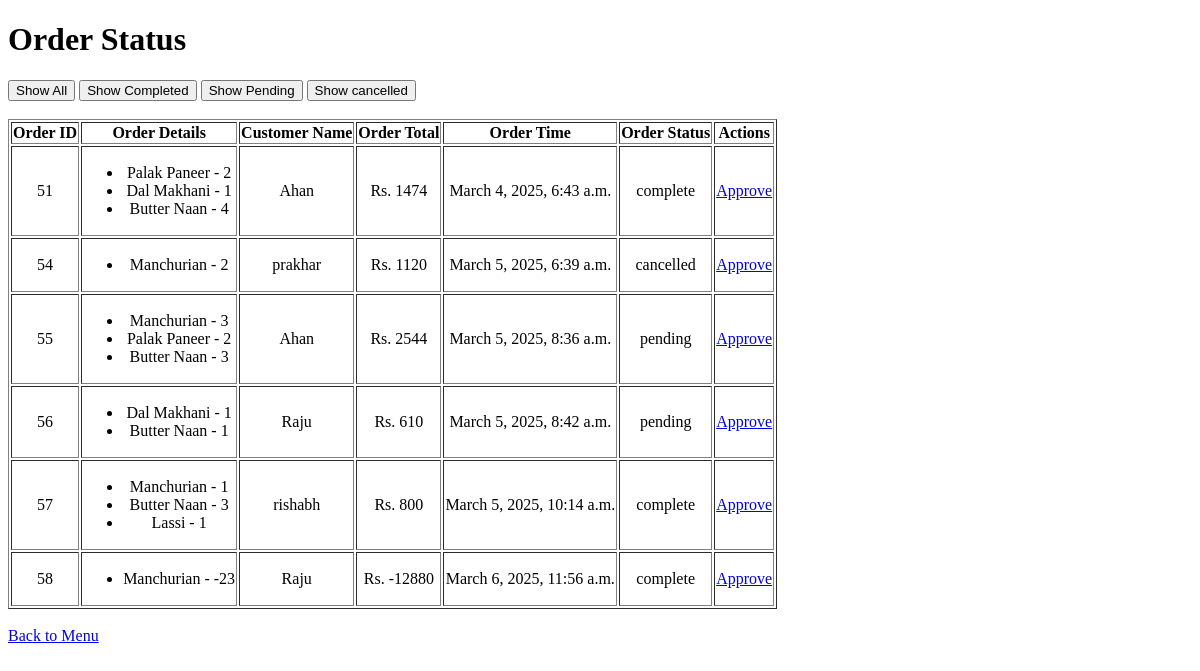
The app's page /management/order/ (signed in), older data.
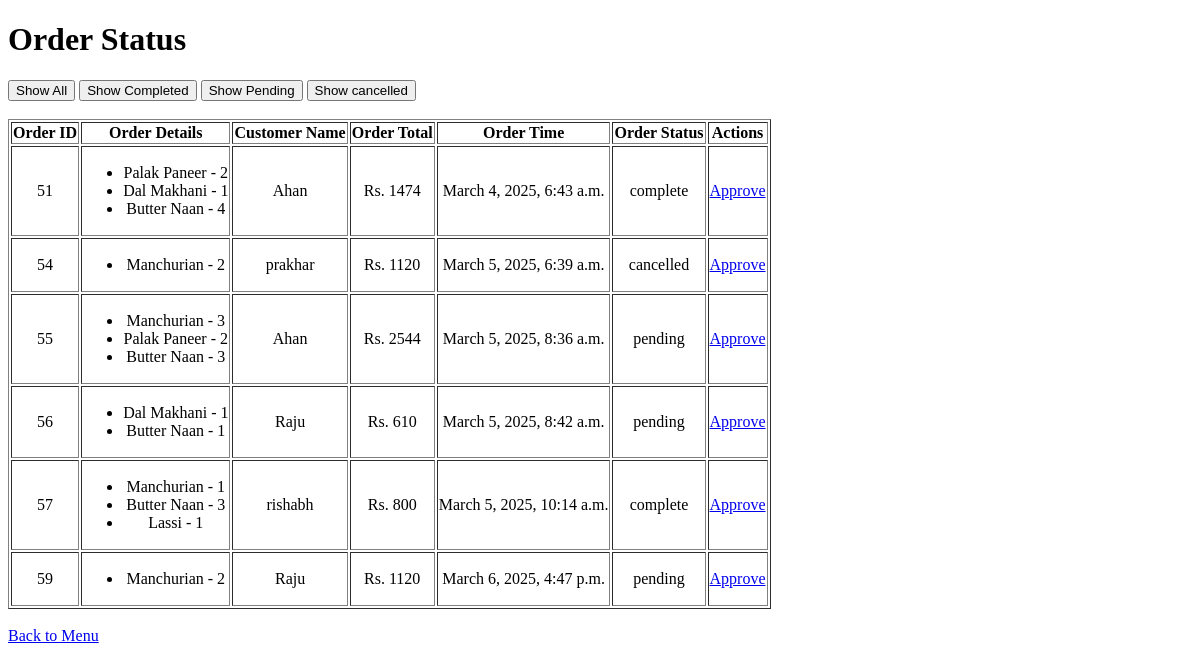
The same page, newer data.
### customer/models.py (models this page shows, shortened)
class Orders(models.Model):
    order_id = models.AutoField(primary_key=True)
    user = models.ForeignKey(User, on_delete=models.CASCADE, related_name="customer")
    order_details = models.JSONField()
    order_status = models.CharField(
        max_length=20,
        choices=ORDER_STATUS_CHOICES,
        default="pending",
    )
    total_price = models.BigIntegerField(default=0)
    order_time = models.DateTimeField(default=now)

### management/views.py (the view)
# urls.py: path("order/", views.show_orders, name="show_orders"),
@login_required(login_url="/login")
@staff_member_required
def show_orders(request):
    orders = Orders.objects.all()
    if request.method == "POST":
        specific_orders = request.POST.get("specific", "")
        if specific_orders:
            orders = Orders.objects.filter(order_status=specific_orders)
        else:
            orders = Orders.objects.all()
    return render(request, "management/show_orders.html", {"orders": orders})

### management/templates/management/show_orders.html (shortened to what this page needs)
<!DOCTYPE html>
<html lang="en">
<head>
</head>
<body>
    <h1>Order Status</h1>
    <form method="post">
        <button name="specific" type="submit" value="">Show All</button>
        <button name="specific" type="submit" value="complete">Show Completed</button>
        <button name="specific" type="submit" value="pending">Show Pending</button>
        <button name="specific" type="submit" value="cancelled">Show cancelled</button>
        <br>
        <br>
        <table border="1" style="text-align:center;">
            <thead>
                <tr>
                    <th>Order ID</th>
                    <th>Order Details</th>
                    <th>Customer Name</th>
                    <th>Order Total</th>
                    <th>Order Time</th>
                    <th>Order Status</th>
                    <th>Actions</th>
                </tr>
            </thead>
            <tbody>
                {% for order in orders %}
                <tr>
                    <td>{{ order.order_id }}</td>
                    <td>
                        <ul>
                            {% for item in order.order_details %}
                            <li>{{ item.item_name }} -  {{ item.quantity }}</li>
                            {% empty %}
                            <li>No items available.</li>
                            {% endfor %}
                        </ul>
                    </td>
                    <td>
                        {{order.user.username}}
                    </td>
                    <td> Rs. {{order.total_price}}</td>
                    <td>{{ order.order_time }}</td>
                    <td>
                        {{order.order_status}}
                    </td>
                    <td>
                        <a href="{% url 'management:approve_order' order.order_id %}">Approve</a>
                    </td>
                </tr>
                {% empty %}
                <tr>
                    <td colspan="5">No orders available.</td>
                </tr>
                {% endfor %}
            </tbody>
        </table>
        <br>
        <a href="{% url 'management:landing_page' %}">Back to Menu</a>
    </form>
</body>
</html>

Row changes from the older to the newer data that the page shows:
removed Orders: order_id "58", item_name "Manchurian", quantity "-23", user.username "Raju", total_price "-12880", order_time "March 6, 2025, 11:56 a.m.", order_status "complete"
added Orders: order_id "59", item_name "Manchurian", quantity "2", user.username "Raju", total_price "1120", order_time "March 6, 2025, 4:47 p.m.", order_status "pending"
